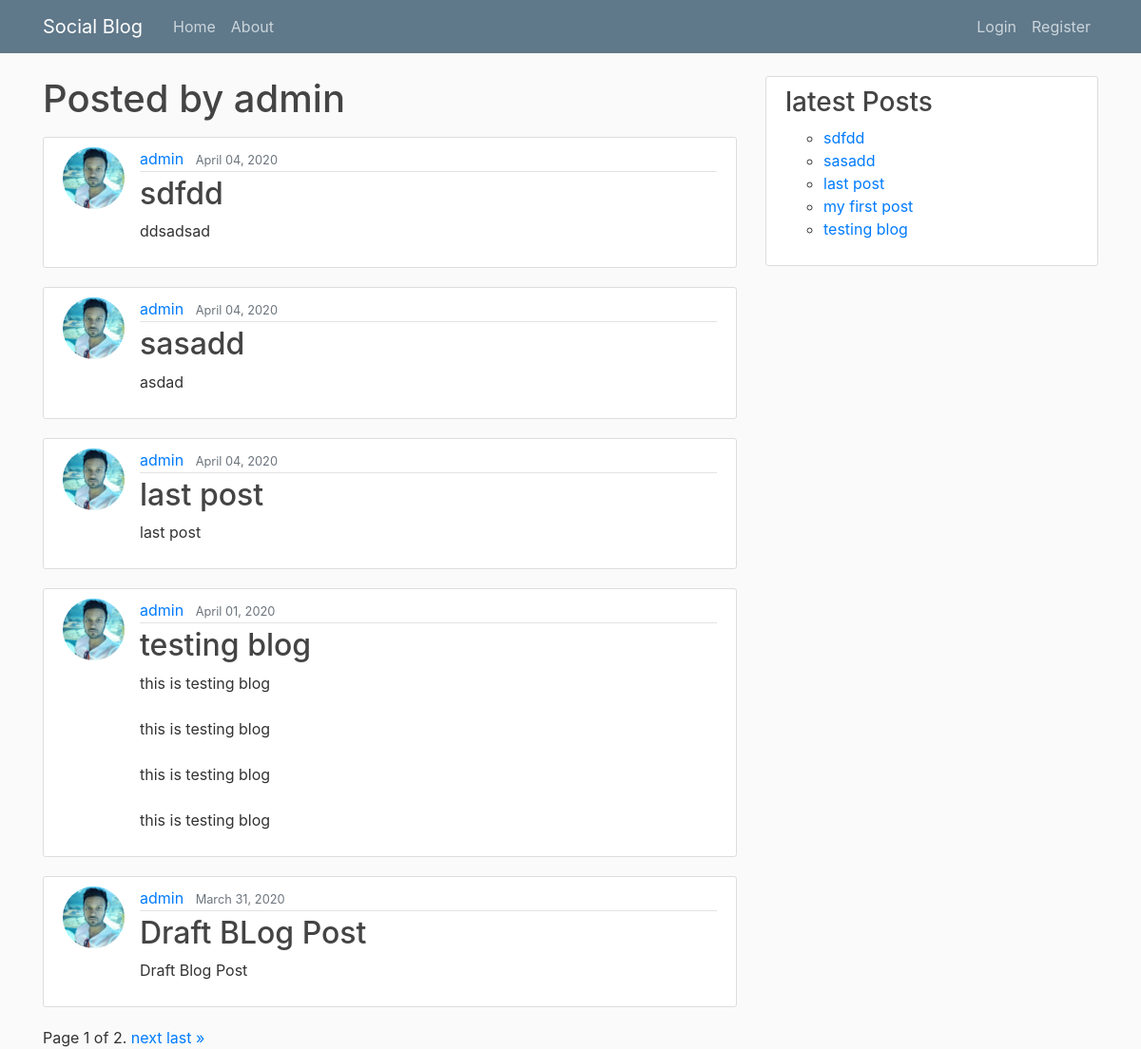
Screenshot of /user/admin/ with the database file from the repository.
### blog/models.py (models this page shows, shortened)
class Post(models.Model):
    title = models.CharField(max_length=100)
    content = models.TextField()
    date_posted = models.DateTimeField(default=timezone.now)
    author = models.ForeignKey(User, on_delete=models.CASCADE)
    published = models.BooleanField(default=False)

### users/models.py (models this page shows, shortened)
class Profile(models.Model):
    user = models.OneToOneField(User, on_delete=models.CASCADE)
    image = models.ImageField(default='default.jpg', upload_to='profile_pics')

### blog/views.py (the view)
# urls.py: path('user/<str:username>/', UserPostListView.as_view(), name='user-posts'),
class UserPostListView(ListView):
    model = Post
    template_name = 'blog/user_posts.html'
    context_object_name = 'posts'
    paginate_by = 5
    def get_queryset(self):
        user = get_object_or_404(User, username=self.kwargs.get('username'))
        return Post.objects.filter(published=True, author=user).order_by('-date_posted')

### blog/templatetags/context_processors.py (called while the page is built)
@register.filter(name='sidebar_posts')
def sidebar_posts(arg):
    posts = Post.objects.filter(published=True).order_by('-date_posted')[:5]
    text = '<ul>'
    for post in posts:
        text += f'<li class=""><a href="/post/{post.id}">{post.title}</a></li>'
    text += '</ul>'
    return mark_safe(text)

### blog/templates/blog/user_posts.html (shortened to what this page needs)
{% extends 'blog/base.html' %}
{% block content %}
<h1 class="mb-3">Posted by {{ view.kwargs.username }}</h1>
{% if posts %}
{% for post in posts %}
<article class="media content-section">
    <img class="rounded-circle article-img" src="{{ post.author.profile.image.url }}">
    <div class="media-body">
        <div class="article-metadata">
            <a class="mr-2" href="{% url 'user-posts' post.author.username %}">{{ post.author }}</a>
            <small class="text-muted">{{ post.date_posted|date:"F d, Y" }}</small>
        </div>
        <h2><a class="article-title" href="{% url 'post-details' post.id %}">{{ post.title }}</a></h2>
        <p class="article-content">{{ post.content }}</p>
    </div>
</article>
{% endfor %}
<div class="pagination">
    <span class="step-links">
        <span class="current">
            Page {{ page_obj.number }} of {{ page_obj.paginator.num_pages }}.
        </span>
        {% if page_obj.has_next %}
            <a href="?page={{ page_obj.next_page_number }}">next</a>
            <a href="?page={{ page_obj.paginator.num_pages }}">last &raquo;</a>
        {% endif %}
    </span>
</div>
{% endif %}
{% endblock content %}

### blog/templates/blog/base.html (shortened to what this page needs)
{% load static %}
{% load context_processors %}
<!DOCTYPE html>
<html lang="en">
<head>
    <link rel="stylesheet" href="https://stackpath.bootstrapcdn.com/bootstrap/4.4.1/css/bootstrap.min.css"
>
    <link rel="stylesheet" href="{% static 'blog/main.css' %}">
</head>
<body>
<header class="site-header">
    <nav class="navbar navbar-expand-md navbar-dark bg-steel fixed-top">
        <div class="container">
            <a class="navbar-brand mr-4" href="/">Social Blog</a>
            <div class="collapse navbar-collapse" id="navbarToggle">
                <div class="navbar-nav mr-auto">
                    <a class="nav-item nav-link" href="{% url 'blog-home' %}">Home</a>
                    <a class="nav-item nav-link" href="{% url 'blog-about' %}">About</a>
                </div>
                <div class="navbar-nav">
                    {% if user.is_authenticated %}
                        <a class="nav-item nav-link" href="{% url 'post-create' %}">New Post</a>
                        <a class="nav-item nav-link" href="{% url 'post-draft' %}">Draft</a>
                        <a class="nav-item nav-link" href="{% url 'profile' %}">Profile</a>
                        <a class="nav-item nav-link" href="{% url 'logout' %}">Logout</a>
                    {% else %}
                        <a class="nav-item nav-link" href="{% url 'login' %}">Login</a>
                    <a class="nav-item nav-link" href="{% url 'register' %}">Register</a>
                    {% endif %}
                </div>
            </div>
        </div>
    </nav>
</header>
<main role="main" class="container">
    <div class="row">
        <div class="col-md-8">
            {% block content %}{% endblock %}
        </div>
        <div class="col-md-4">
            <div class="content-section">
                <h3>latest Posts</h3>
                <ul class="list-group">
                {{ ""|sidebar_posts }}
                </ul>
            </div>
        </div>
    </div>
</main>
</body>
</html>

### blog/static/blog/main.css (style rules this page uses)
body { background: #fafafa; color: #333333; margin-top: 5rem; }
h1, h2, h3, h4, h5, h6 { color: #444444; }
ul { margin: 0; }
.bg-steel { background-color: #5f788a; }
.site-header .navbar-nav .nav-link { color: #cbd5db; }
.content-section { background: #ffffff; padding: 10px 20px; border: 1px solid #dddddd; border-radius: 3px; margin-bottom: 20px; }
.article-title { color: #444444; }
.article-content { white-space: pre-line; }
.article-img { height: 65px; width: 65px; margin-right: 16px; }
.article-metadata { padding-bottom: 1px; margin-bottom: 4px; border-bottom: 1px solid #e3e3e3 }

### rows the page displays
Post: author.profile.image (picture), author "admin", date_posted "April 04, 2020", title "sdfdd", content "ddsadsad", id+title "sdfdd sasadd last post my first post testing blog"
Post: author.profile.image (picture), author "admin", date_posted "April 04, 2020", title "sasadd", content "asdad"
Post: author.profile.image (picture), author "admin", date_posted "April 04, 2020", title "last post", content "last post"
Post: author.profile.image (picture), author "admin", date_posted "April 01, 2020", title "testing blog", content "this is testing blog this is testing blog this is testing blog this is testing blog"
Post: author.profile.image (picture), author "admin", date_posted "March 31, 2020", title "Draft BLog Post", content "Draft Blog Post"

### other values shown
{{ view.kwargs.username }} "admin"
{{ page_obj.number }} "1"
{{ page_obj.paginator.num_pages }} "2"
